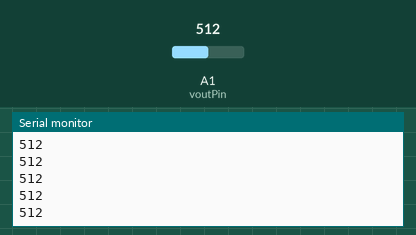
Simulated run of this sketch. Board: Arduino Uno, built with avr-gcc and run on an emulated ATmega328P. On the bench: the last lines printed to the serial monitor. The inputs (shaded band) are chosen by the test bench; at power-on: A1 (voutPin) = 512.

Above: at 3.2 s.
3.3 s: A1 (voutPin) set to 716
At 3.31 s:
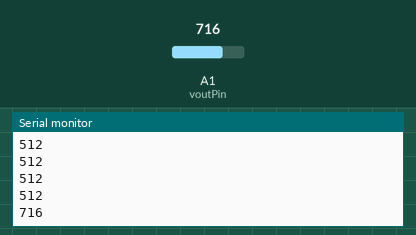
4.8 s: A1 (voutPin) set to 900
At 4.82 s:
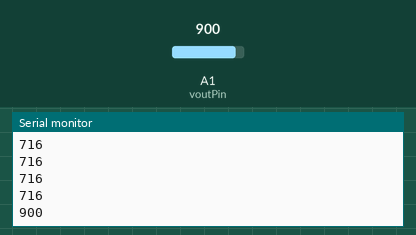
Timing chart, 0 to 7.8 s (numbered marks = the images above; inputs shaded):
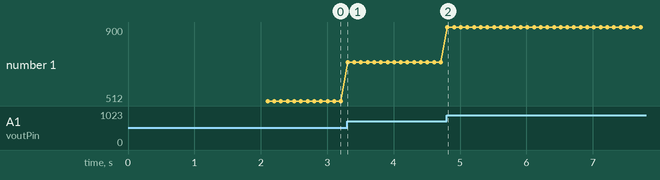

The sketch:

FSR_Calibration.ino
```cpp
const int voutPin = A1;                       // Pin A0 will read Vout

void read_and_log();

void setup()
{
 Serial.begin(9600);
 delay(2);
 pinMode(voutPin, INPUT);

 delay(2000);
 Serial.println("Vout [mV]");
}
////////////////// Loop ///////////////////////////////
void loop()
{
  delay(100);      // Wait for a 10 Hz period (100ms)
  read_and_log();              // Read and log data every period
}

//////////////// Read and Log ////////////////////////
void read_and_log(){
  Serial.println(analogRead(voutPin));
}
```

Measured:
- after the input at 3.3 s, the serial monitor: prints a new line at once (image 1)
- after the input at 4.8 s, the serial monitor: prints a new line at once (image 2)
- plotted number 1: 512 → 716 after the input at 3.3 s, 716 → 900 after the input at 4.8 s
